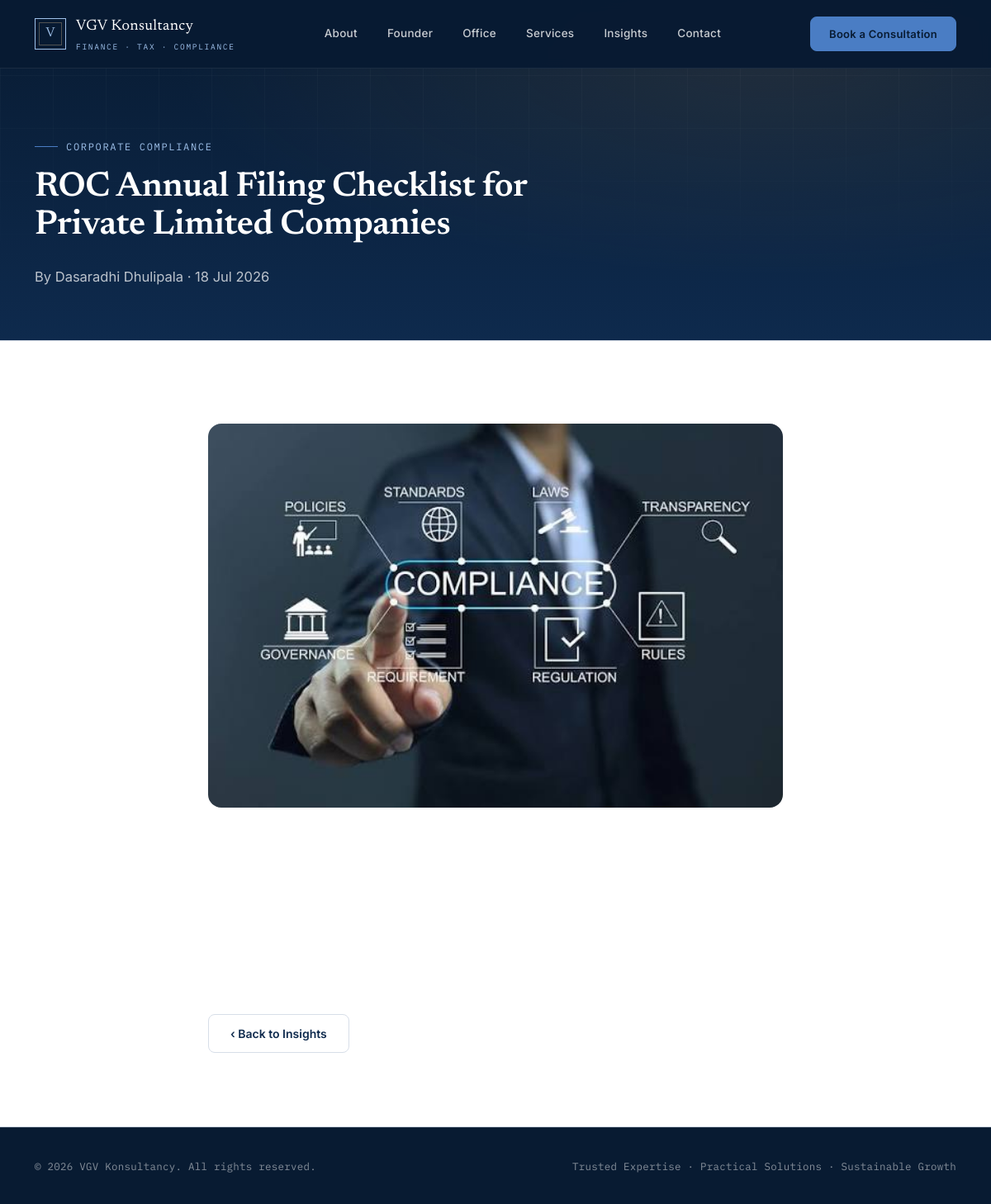
Screenshot of /insights/roc-annual-filing-checklist-for-private-limited-companies/ with the database file from the repository.
### website/models.py (models this page shows, shortened)
class Post(models.Model):
    CATEGORY_CHOICES = [
        ("taxation", "Taxation"),
        ("gst", "GST"),
        ("compliance", "Corporate Compliance"),
        ("accounting", "Accounting & Bookkeeping"),
        ("audit", "Internal Audit & Risk"),
        ("payroll", "Payroll & Statutory"),
        ("general", "General / Firm News"),
    ]
    title = models.CharField(max_length=200)
    slug = models.SlugField(max_length=220, unique=True, blank=True)
    category = models.CharField(max_length=20, choices=CATEGORY_CHOICES, default="general")
    excerpt = models.CharField(
        max_length=300,
        blank=True,
        help_text="Short summary shown on the homepage and post list. Auto-filled from content if left blank.",
    )
    content = models.TextField(help_text="Main body of the post. Plain paragraphs, one per line, are fine.")
    cover_image = models.ImageField(upload_to="posts/%Y/%m/", blank=True, null=True)
    author = models.CharField(max_length=120, default="VGV Konsultancy")
    is_published = models.BooleanField(default=True)
    published_at = models.DateTimeField(default=timezone.now)
    created_at = models.DateTimeField(auto_now_add=True)
    updated_at = models.DateTimeField(auto_now=True)
    class Meta:
        ordering = ["-published_at"]
    @property
    def paragraphs(self):
        return [p.strip() for p in self.content.split("\n") if p.strip()]

### website/views.py (the view)
# urls.py: path("insights/<slug:slug>/", views.post_detail, name="post_detail"),
def post_detail(request, slug):
    post = get_object_or_404(Post, slug=slug, is_published=True)
    related_posts = (
        Post.objects.filter(is_published=True, category=post.category)
        .exclude(pk=post.pk)[:3]
    )
    context = {"post": post, "related_posts": related_posts}
    return render(request, "website/post_detail.html", context)

### website/templates/website/post_detail.html (shortened to what this page needs)
{% extends "website/base.html" %}
{% block content %}
<section class="hero" style="padding-bottom:64px;">
  <div class="wrap">
    <div class="hero-inner reveal" style="border-bottom:none;padding-bottom:0;max-width:760px;">
      <div class="eyebrow" style="color:var(--gold-light);">{{ post.get_category_display }}</div>
      <h1 style="font-size:clamp(28px,3.6vw,42px);">{{ post.title }}</h1>
      <p class="lead">By {{ post.author }} &middot; {{ post.published_at|date:"d M Y" }}</p>
    </div>
  </div>
</section>
<section class="about">
  <div class="wrap" style="max-width:760px;">
    {% if post.cover_image %}
      <img src="{{ post.cover_image.url }}" alt="{{ post.title }}" style="width:100%;border-radius:16px;margin-bottom:36px;">
    {% endif %}
    <div style="margin-top:40px;">
      <a href="{% url 'website:post_list' %}" class="btn-ghost" style="color:var(--navy);border-color:var(--line);">&#8249; Back to Insights</a>
    </div>
  </div>
</section>
{% endblock %}

### website/static/website/css/style.css (style rules this page uses)
:root { --navy-deep:#081B32; --navy:#0E2A4D; --blue:#1B4B82; --blue-mid:#2E5F99; --gold:#4A7DC4; --gold-light:#9FC1EA; --paper:#F6F7FA; --paper-warm:#EFF2F7; --ink:#122036; --ink-soft:#4B5B70; --line:#D7DEE8; --white:#FFFFFF; --display: 'Newsreader', serif; --body: 'Inter', sans-serif; --mono: 'IBM Plex Mono', monospace; }
* { margin:0;padding:0;box-sizing:border-box; }
html { scroll-behavior:smooth; }
body { font-family:var(--body); color:var(--ink); background:var(--paper); line-height:1.6; -webkit-font-smoothing:antialiased; }
img { max-width:100%;display:block; }
a { color:inherit;text-decoration:none; }
.wrap { max-width:1180px;margin:0 auto;padding:0 32px; }
h1,h2,h3,h4 { font-family:var(--display);font-weight:600;color:var(--navy-deep);letter-spacing:-0.01em; }
.eyebrow { font-family:var(--mono); font-size:12px; letter-spacing:0.14em; text-transform:uppercase; color:var(--gold); display:flex; align-items:center; gap:10px; margin-bottom:18px; }
.eyebrow::before { content:"";width:28px;height:1px;background:var(--gold);display:inline-block; }
.reveal { opacity:0;transform:translateY(18px);transition:opacity .7s ease, transform .7s ease; }
.reveal.in { opacity:1;transform:translateY(0); }
.hero { background: radial-gradient(ellipse at 78% 15%, rgba(176,141,87,0.14), transparent 55%), linear-gradient(180deg, var(--navy-deep) 0%, var(--navy) 100%); color:var(--white); padding:168px 0 110px; position:relative; overflow:hidden; }
.hero::before { content:"";position:absolute;inset:0; background-image: repeating-linear-gradient(0deg, rgba(255,255,255,0.035) 0px, rgba(255,255,255,0.035) 1px, transparent 1px, transparent 64px), repeating-linear-gradient(90deg, rgba(255,255,255,0.035) 0px, rgba(255,255,255,0.035) 1px, transparent 1px, transparent 64px); mask-image:linear-gradient(180deg, black, transparent 85%); pointer-events:none; }
.hero h1 { font-size:clamp(38px,4.6vw,60px); line-height:1.08; color:var(--white); font-weight:600; max-width:640px; }
.hero p.lead { margin-top:26px;max-width:520px;font-size:16.5px;color:rgba(255,255,255,0.72); }
.btn-ghost { padding:14px 26px;font-size:14px;font-weight:600;color:var(--white);border-radius:8px; border:1px solid rgba(255,255,255,0.3);transition:all .2s ease; }
section { padding:100px 0; }
.about { background:var(--white);border-top:1px solid var(--line);border-bottom:1px solid var(--line); }

### rows the page displays
Post: category "CORPORATE COMPLIANCE", title "ROC Annual Filing Checklist for Private Limited Companies", author "Dasaradhi Dhulipala", published_at "18 Jul 2026", cover_image (picture)
